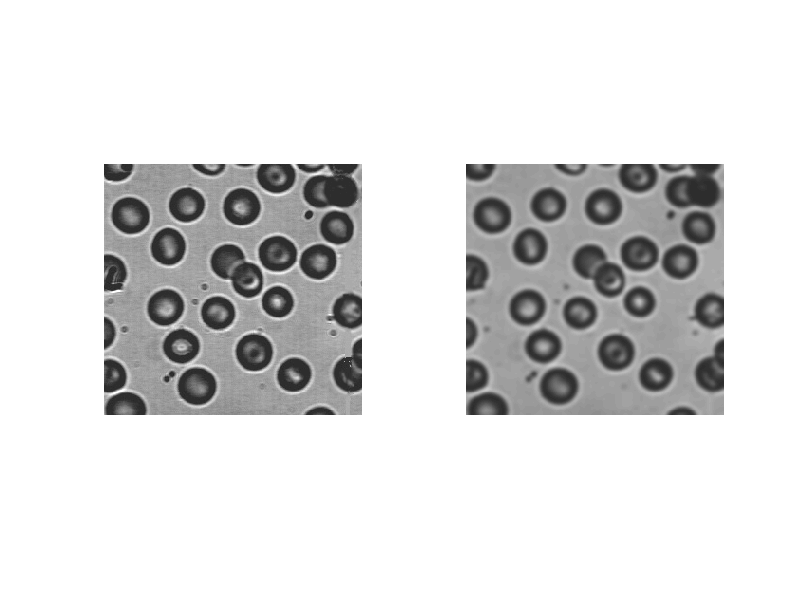

Reproduce this figure in MATLAB.
clear;
clc;
load('blood.mat');
subplot(1,2,1); % divide the image to panels for displaying multiple 	image
imshow(B)
sd=2;
y = imgaussfilt(B, sd);
subplot(1,2,2);
imshow(y,[0 255]);
